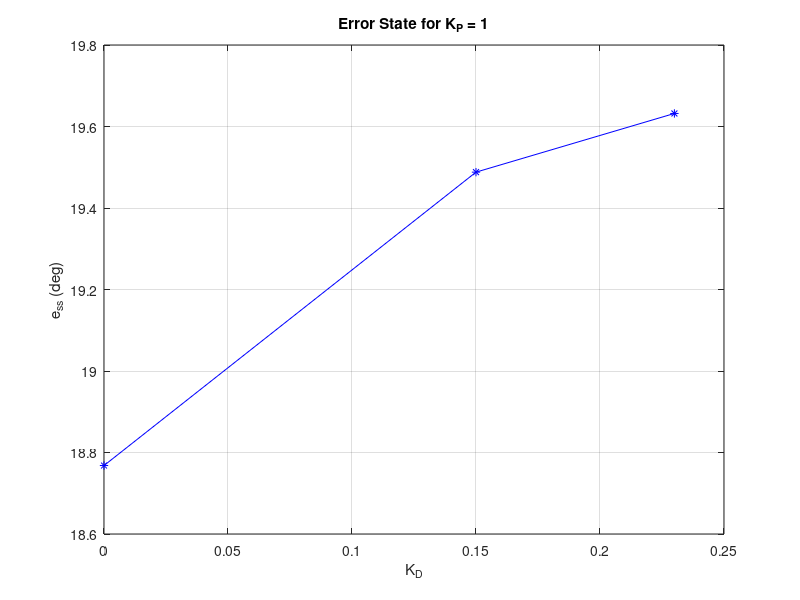
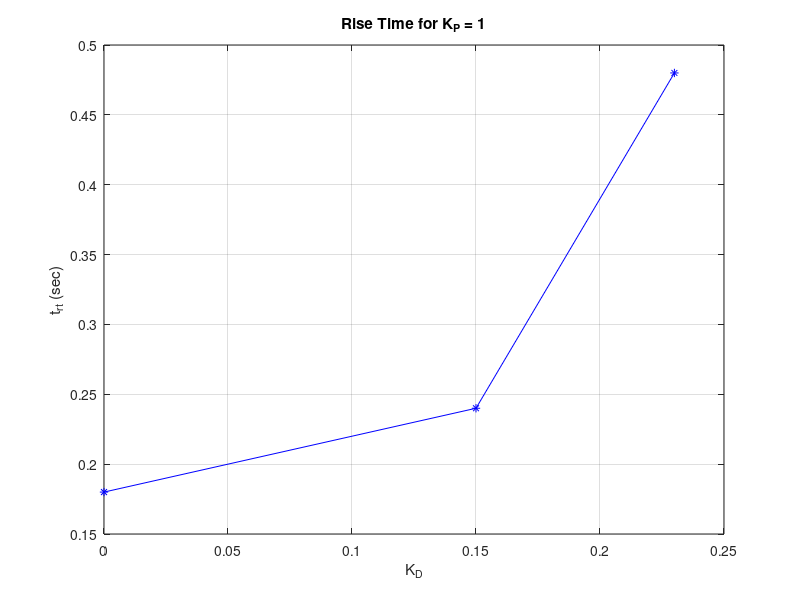
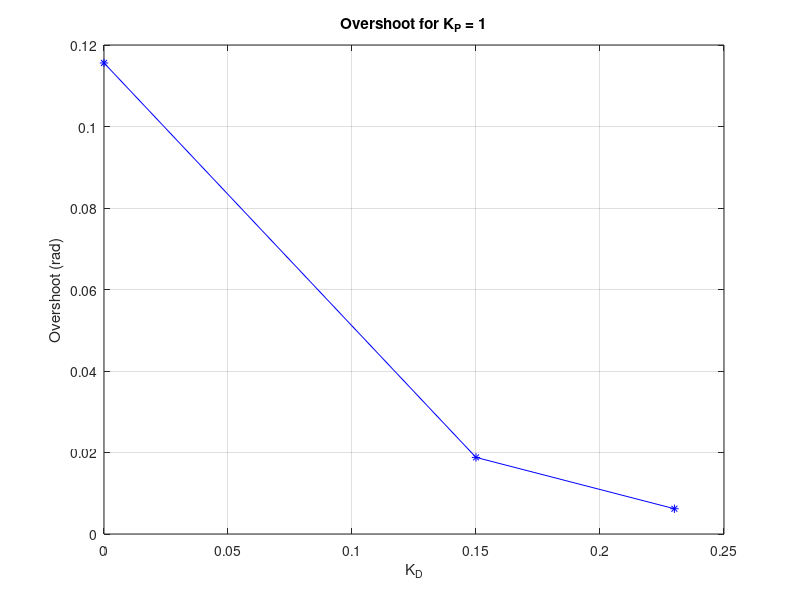
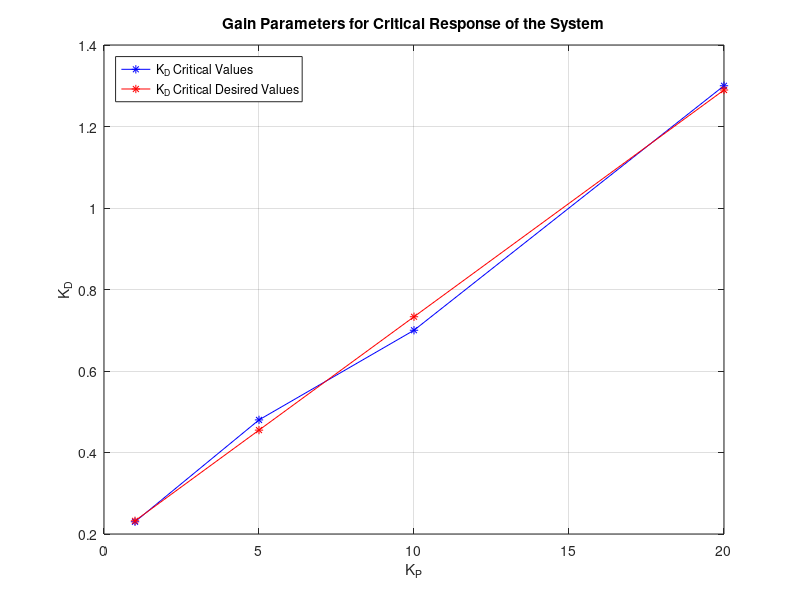

These charts were generated, in order, by the following MATLAB code:
%% Robotics Lab course
% Lab 2 - Pendubot Control
% Team 4
%       Name: Eirini-Maria Georganta, A.M.: 02121201
%       Name: Georgios Kassavetakis,  A.M.: 02121203
%       Name: Georgios Krommydas,     A.M.: 02121208
%       Name: Frantzieska Michail,    A.M.: 02121216

clear;
clc;

%% Pendubot State Characteristics for Kp = 1

Kd = [0 0.15 0.23];
ess = [18.768 19.488 19.632];
trt = [0.18 0.24 0.48];
overshoot = [0.1156 0.0188 0.0062];

figure(1);
clf;
plot(Kd, ess, 'b-*');
grid on;
title("Error State for K_P = 1");
xlabel("K_D");
ylabel("e_s_s (deg)");


figure(2);
clf;
plot(Kd, trt, 'b-*');
grid on;
title("Rise Time for K_P = 1");
xlabel("K_D");
ylabel("t_r_t (sec)");

figure(3);
clf;
plot(Kd, overshoot, 'b-*');
grid on;
title("Overshoot for K_P = 1");
xlabel("K_D");
ylabel("Overshoot (rad)");


%% Critical Region Analysis for Kd

Kp = [1 5 10 20]';
Kd_critical = [0.23 0.48 0.7 1.3]';
b = regress(Kd_critical,[ones(size(Kp)),Kp]);
Kd_critical_desired = [ones(size(Kp)),Kp]*b;
% Kd_critical_desired = a*sqrt(Kp)+b;
figure(4);
clf;
plot(Kp, Kd_critical, 'b-*');
hold on;
plot(Kp, Kd_critical_desired, 'r-*');
grid on;
title("Gain Parameters for Critical Response of the System");
xlabel("K_P");
ylabel("K_D");
legend("K_D Critical Values", "K_D Critical Desired Values","Location","northwest");